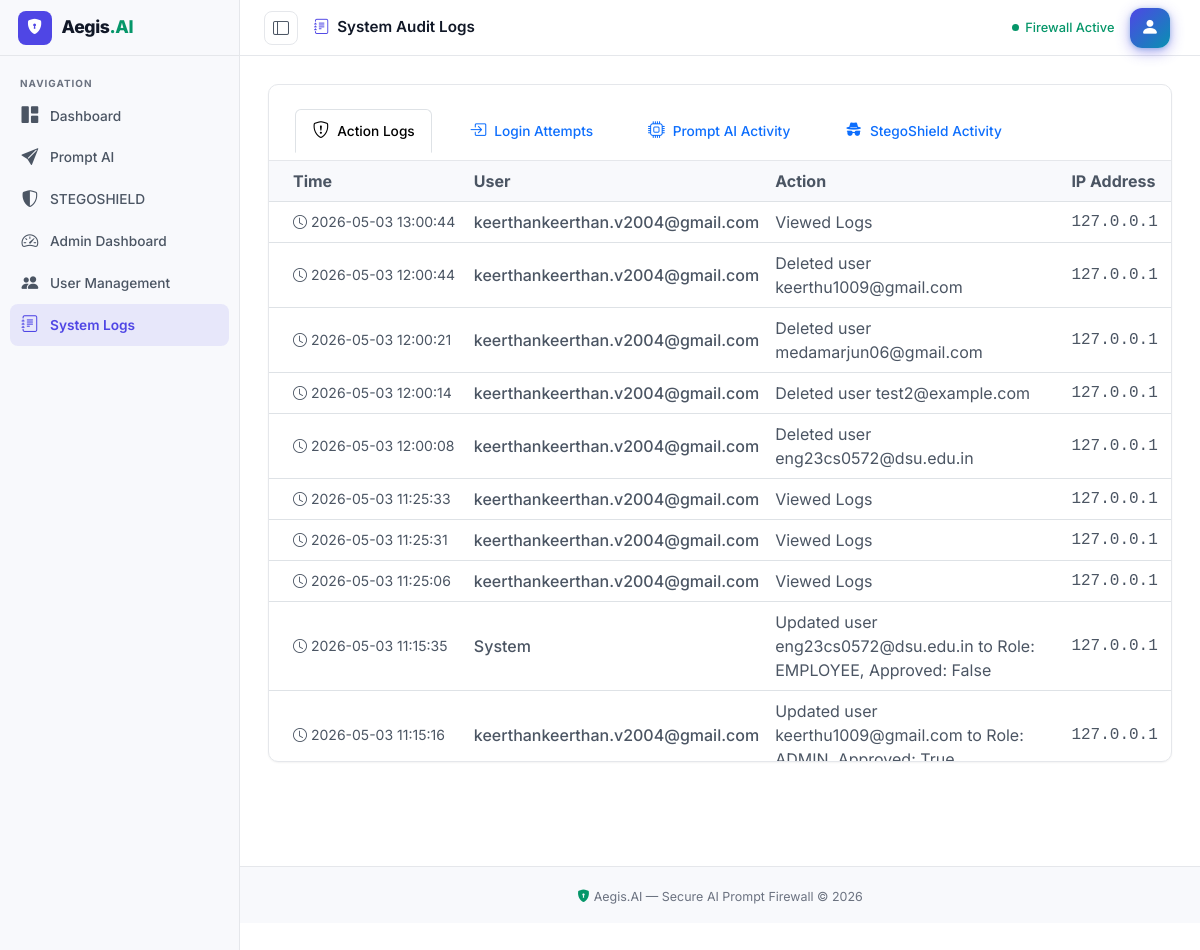
Page /admin-portal/logs/ (signed in) on the committed database.
### users/models.py (models this page shows, shortened)
class AuditLog(models.Model):
    user = models.ForeignKey(settings.AUTH_USER_MODEL, on_delete=models.SET_NULL, null=True, blank=True)
    action = models.CharField(max_length=255)
    ip_address = models.GenericIPAddressField(null=True, blank=True)
    timestamp = models.DateTimeField(auto_now_add=True)
    details = models.TextField(blank=True, null=True)

class CustomUser(AbstractUser):
    INTERN = "INTERN"
    EMPLOYEE = "EMPLOYEE"
    ADMIN = "ADMIN"
    SUPER_ADMIN = "SUPER_ADMIN"
    ROLE_CHOICES = [
        (INTERN, "Intern"),
        (EMPLOYEE, "Employee"),
        (ADMIN, "Admin"),
        (SUPER_ADMIN, "Super Admin"),
    ]
    role = models.CharField(max_length=20, choices=ROLE_CHOICES, default=INTERN)
    email_verified = models.BooleanField(default=False)
    failed_login_attempts = models.PositiveIntegerField(default=0)
    account_locked_until = models.DateTimeField(blank=True, null=True)
    password_reset_token = models.CharField(max_length=64, blank=True, null=True)
    password_reset_token_created_at = models.DateTimeField(blank=True, null=True)
    is_approved = models.BooleanField(default=False)
    mfa_enabled = models.BooleanField(default=False)
    mfa_secret = models.CharField(max_length=32, blank=True, null=True)
    full_name = models.CharField(max_length=150, blank=True, default="")
    class Meta:
        verbose_name = "User"
        verbose_name_plural = "Users"
    def is_admin_role(self):
        return self.role in [self.ADMIN, self.SUPER_ADMIN]
    def is_employee_role(self):
        return self.role in [self.EMPLOYEE, self.ADMIN, self.SUPER_ADMIN]

### users/admin_views.py (the view)
# urls.py: path("admin-portal/logs/", admin_views.admin_logs, name="admin_logs"),
@login_required
@user_passes_test(is_admin, login_url='/login/')
def admin_logs(request):
    logs = AuditLog.objects.all().order_by('-timestamp')[:100]
    login_attempts = LoginAttempt.objects.all().order_by('-timestamp')[:100]
    prompt_logs = PromptLog.objects.select_related('user').all().order_by('-timestamp')[:100]
    stego_logs = StegoLog.objects.select_related('user').all().order_by('-timestamp')[:100]
    ip_addr = request.META.get('HTTP_X_FORWARDED_FOR', request.META.get('REMOTE_ADDR', '')).split(',')[0].strip()
    AuditLog.objects.create(user=request.user, action="Viewed Logs", ip_address=ip_addr)
    return render(request, "users/admin_logs.html", {
        "logs": logs,
        "login_attempts": login_attempts,
        "prompt_logs": prompt_logs,
        "stego_logs": stego_logs,
    })

### firewall/encryption.py (called while the page is built)
def _get_fernet() -> Fernet:
    key = settings.FERNET_KEY
    return Fernet(key)

def decrypt(ciphertext: str) -> str:
    f = _get_fernet()
    plaintext = f.decrypt(ciphertext.encode("utf-8"))
    return plaintext.decode("utf-8")

### firewall/models.py (called while the page is built)
    @property
    def decrypted_original_prompt(self):
        try:
            return decrypt(self.original_prompt)
        except Exception:
            logger = logging.getLogger(__name__)
            logger.warning(
                "Could not decrypt original_prompt for PromptLog id=%s; "
                "returning raw value (may be a legacy unencrypted row).",
                self.pk,
            )
            return self.original_prompt

### stegoshield/models.py (called while the page is built)
    def decrypt_value(self, field_value):
        if not field_value:
            return ""
        try:
            from firewall.encryption import decrypt
            return decrypt(field_value)
        except Exception:
            return field_value

    @property
    def decrypted_secret(self):
        return self.decrypt_value(self.secret_message)

    @property
    def decrypted_cover(self):
        return self.decrypt_value(self.cover_text)

    @property
    def decrypted_passkey(self):
        return self.decrypt_value(self.passkey)

### users/admin_views.py (called while the page is built)
def is_admin(user):
    return user.is_authenticated and user.is_admin_role()

### templates/users/admin_logs.html (shortened to what this page needs)
{% extends "base.html" %}
{% block page_title %}<i class="bi bi-journal-text me-2" style="color:var(--primary)"></i>System Audit Logs{% endblock %}
{% block content %}
<div class="page-wrap fade-in">
  <div class="card p-0 mb-4 slide-up stagger-1">
    <div class="card-header px-3 pt-3 pb-0 border-bottom-0 bg-transparent">
      <ul class="nav nav-tabs border-0" id="logTabs" role="tablist">
        <li class="nav-item" role="presentation">
          <button class="nav-link active fw-medium" id="audit-tab" data-bs-toggle="tab" data-bs-target="#audit" type="button" role="tab"><i class="bi bi-shield-exclamation me-2"></i>Action Logs</button>
        </li>
        <li class="nav-item" role="presentation">
          <button class="nav-link fw-medium" id="login-tab" data-bs-toggle="tab" data-bs-target="#login" type="button" role="tab"><i class="bi bi-box-arrow-in-right me-2"></i>Login Attempts</button>
        </li>
        <li class="nav-item" role="presentation">
          <button class="nav-link fw-medium" id="prompt-tab" data-bs-toggle="tab" data-bs-target="#prompt" type="button" role="tab"><i class="bi bi-cpu me-2"></i>Prompt AI Activity</button>
        </li>
        <li class="nav-item" role="presentation">
          <button class="nav-link fw-medium" id="stego-tab" data-bs-toggle="tab" data-bs-target="#stego" type="button" role="tab"><i class="bi bi-incognito me-2"></i>StegoShield Activity</button>
        </li>
      </ul>
    </div>
    <div class="tab-content border-top" id="logTabsContent" style="border-color: var(--border) !important;">
      <div class="tab-pane fade show active p-0" id="audit" role="tabpanel">
        <div class="table-responsive" style="max-height: 600px; overflow-y: auto;">
          <table class="table table-hover mb-0 align-middle">
            <thead style="background: var(--bg-1); position: sticky; top: 0; z-index: 1;">
              <tr><th class="ps-4">Time</th><th>User</th><th>Action</th><th class="pe-4">IP Address</th></tr>
            </thead>
            <tbody>
              {% for log in logs %}
              <tr>
                <td class="ps-4 text-muted small" style="white-space:nowrap"><i class="bi bi-clock me-1"></i>{{ log.timestamp|date:"Y-m-d H:i:s" }}</td>
                <td class="fw-medium">{{ log.user.email|default:"System" }}</td>
                <td>{{ log.action }}</td>
                <td class="pe-4 font-monospace text-muted">{{ log.ip_address }}</td>
              </tr>
              {% endfor %}
            </tbody>
          </table>
        </div>
      </div>
    </div>
  </div>
</div>
{% endblock %}

### static/css/style.css (style rules this page uses)
:root,[data-theme="light"] { --bg: #FFFFFF; --bg-1: #F8F9FC; --bg-2: #F1F3F9; --bg-card: #FFFFFF; --bg-glass: rgba(255,255,255,0.8); --bg-glass-h: rgba(241,243,249,0.9); --border: #E5E7EB; --border-b: #D1D5DB; --border-glow: rgba(79,70,229,0.25); --text: #111827; --text-2: #4B5563; --text-3: #6B7280; --primary: #4F46E5; --primary-d: #4338CA; --primary-l: #6366F1; --primary-g: rgba(79,70,229,0.1); --accent: #059669; --accent-g: rgba(5,150,105,0.08); --violet: #7C3AED; --cyan: #0891B2; --success: #059669; --danger: #DC2626; --warning: #D97706; --info: #2563EB; --success-g: rgba(5,150,105,0.08); --danger-g: rgba(220,38,38,0.08); --warning-g: rgba(217,119,6,0.08); --info-g: rgba(37,99,235,0.08); --shadow: 0 1px 3px rgba(0,0,0,0.08), 0 1px 2px rgba(0,0,0,0.06); --shadow-sm: 0 1px 2px rgba(0,0,0,0.05); --shadow-glow: 0 0 0 3px rgba(79,70,229,0.12); --r: 10px; --r-sm: 8px; --r-lg: 14px; --sidebar-w: 240px; --sidebar-c: 64px; --topbar-h: 56px; --ease: cubic-bezier(0.16,1,0.3,1); --t: all 0.15s ease; }
*,*::before,*::after { box-sizing:border-box;margin:0;padding:0 }
html { scroll-behavior:smooth }
body { font-family:'Inter',sans-serif; background:var(--bg); color:var(--text); min-height:100vh; -webkit-font-smoothing:antialiased; transition:background 0.2s ease,color 0.2s ease; }
.nav-item { display:flex;align-items:center;gap:10px; padding:0.52rem 0.65rem;border-radius:var(--r-sm); color:var(--text-2);text-decoration:none; font-size:0.855rem;font-weight:500; transition:var(--t);white-space:nowrap;cursor:pointer; position:relative; }
.nav-item i { font-size:1.05rem;flex-shrink:0;width:20px;text-align:center }
.page-wrap { padding:1.75rem 1.75rem 3rem }
.card { background:var(--bg-card); border:1px solid var(--border); border-radius:var(--r); box-shadow:var(--shadow-sm); transition:var(--t); overflow:hidden; }
.card-header { padding:0.875rem 1.25rem; border-bottom:1px solid var(--border); display:flex;align-items:center;gap:0.5rem; font-size:0.75rem;font-weight:700; text-transform:uppercase;letter-spacing:0.5px;color:var(--text-2); }
.slide-up { opacity:0;animation:fadeInUp 0.6s var(--ease) forwards }
.fade-in { opacity:0;animation:fadeIn 0.8s ease forwards }
.stagger-1 { animation-delay:0.08s }
.text-muted { color:var(--text-2)!important }
.table { color:var(--text-2) }
.table>:not(caption)>*>* { background-color:transparent;color:inherit }

### rows in the picture
AuditLog: timestamp "2026-05-03 12:00:44", user.email "keerthankeerthan.v2004@gmail.com", action "Deleted user keerthu1009@gmail.com", ip_address "127.0.0.1"
AuditLog: timestamp "2026-05-03 12:00:21", user.email "keerthankeerthan.v2004@gmail.com", action "Deleted user medamarjun06@gmail.com", ip_address "127.0.0.1"
AuditLog: timestamp "2026-05-03 12:00:14", user.email "keerthankeerthan.v2004@gmail.com", action "Deleted user test2@example.com", ip_address "127.0.0.1"
AuditLog: timestamp "2026-05-03 12:00:08", user.email "keerthankeerthan.v2004@gmail.com", action "Deleted user eng23cs0572@dsu.edu.in", ip_address "127.0.0.1"
AuditLog: timestamp "2026-05-03 11:25:33", user.email "keerthankeerthan.v2004@gmail.com", action "Viewed Logs", ip_address "127.0.0.1"
AuditLog: timestamp "2026-05-03 11:25:31", user.email "keerthankeerthan.v2004@gmail.com", action "Viewed Logs", ip_address "127.0.0.1"
AuditLog: timestamp "2026-05-03 11:25:06", user.email "keerthankeerthan.v2004@gmail.com", action "Viewed Logs", ip_address "127.0.0.1"
AuditLog: timestamp "2026-05-03 11:15:35", user.email "System", action "Updated user eng23cs0572@dsu.edu.in to Role: EMPLOYEE, Approved: False", ip_address "127.0.0.1"
AuditLog: timestamp "2026-05-03 11:15:16", user.email "keerthankeerthan.v2004@gmail.com", action "Updated user keerthu1009@gmail.com to Role:…", ip_address "127.0.0.1"
